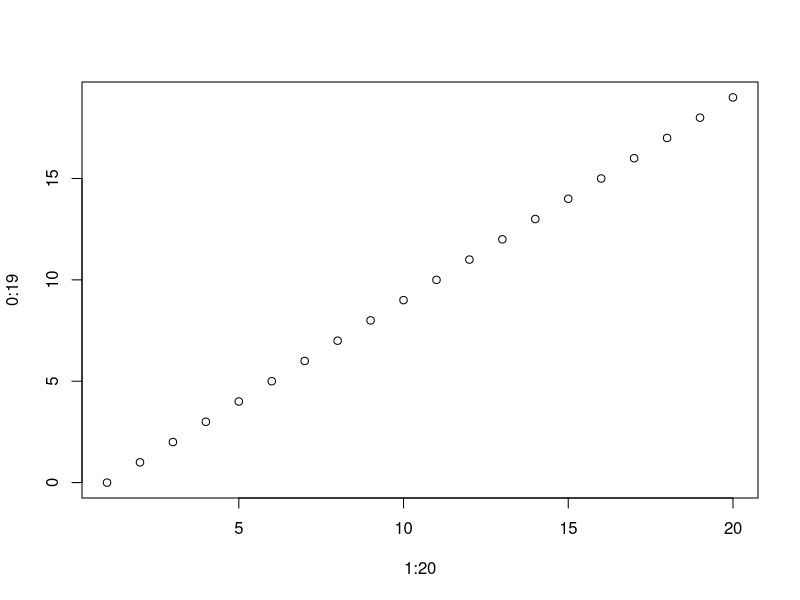

The R script that drew this image:
#test script Hannah Sipe
### test test
#Beth can add
2+4

#Yay Beth!!!!!!!
#plot()


plot(1:20, 0:19)
###
2+2 

3*5


##test test

#hello world!

#test test test 